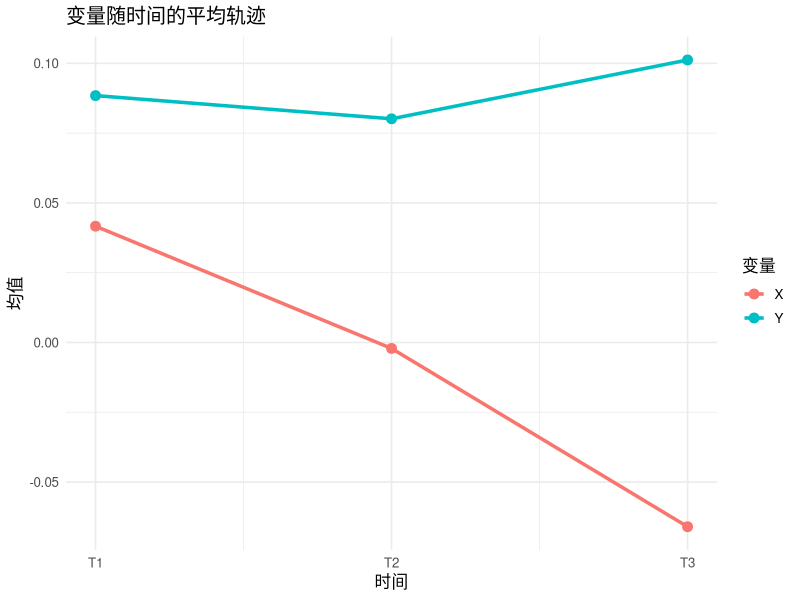

The R script that drew this image: (Note: this script raises an error after producing the figure.)
## ---- chunk 1
knitr::opts_chunk$set(
  echo = TRUE,
  warning = FALSE,
  message = FALSE,
  fig.width = 8,
  fig.height = 5,
  dpi = 150,
  out.width = "100%",
  fig.path = "figure/1097-clpm-"
)
## ---- chunk 2
set.seed(2026)

n <- 300

x1 <- rnorm(n, 0, 1)
y1 <- 0.4 * x1 + rnorm(n, 0, 1)

x2 <- 0.6 * x1 + 0.2 * y1 + rnorm(n, 0, 1)
y2 <- 0.6 * y1 + 0.3 * x1 + rnorm(n, 0, 1)

x3 <- 0.6 * x2 + 0.2 * y2 + rnorm(n, 0, 1)
y3 <- 0.6 * y2 + 0.3 * x2 + rnorm(n, 0, 1)

panel_data <- data.frame(
  id = 1:n,
  x1 = x1, x2 = x2, x3 = x3,
  y1 = y1, y2 = y2, y3 = y3
)

head(panel_data)
## ---- chunk 3
library(ggplot2)

trend_data <- data.frame(
  time = rep(1:3, 2),
  variable = rep(c("X", "Y"), each = 3),
  mean_value = c(
    mean(panel_data$x1), mean(panel_data$x2), mean(panel_data$x3),
    mean(panel_data$y1), mean(panel_data$y2), mean(panel_data$y3)
  )
)

ggplot(trend_data, aes(x = time, y = mean_value, color = variable)) +
  geom_line(linewidth = 1.2) +
  geom_point(size = 3) +
  scale_x_continuous(breaks = 1:3, labels = c("T1", "T2", "T3")) +
  labs(
    title = "变量随时间的平均轨迹",
    x = "时间",
    y = "均值",
    color = "变量"
  ) +
  theme_minimal(base_size = 12)
## ---- chunk 4
clpm_model <- "
  # 自回归路径
  x2 ~ a1*x1
  x3 ~ a2*x2
  y2 ~ b1*y1
  y3 ~ b2*y2

  # 交叉滞后路径
  x2 ~ c1*y1
  x3 ~ c2*y2
  y2 ~ d1*x1
  y3 ~ d2*x2

  # 同期相关
  x1 ~~ y1
  x2 ~~ y2
  x3 ~~ y3
"
## ---- chunk 5
if (!requireNamespace("lavaan", quietly = TRUE)) {
  message("请先安装 lavaan 包: install.packages('lavaan')")
} else {
  fit <- lavaan::sem(clpm_model, data = panel_data, meanstructure = TRUE)

  summary(fit, standardized = TRUE, fit.measures = TRUE)
}
## ---- chunk 6
if (requireNamespace("lavaan", quietly = TRUE)) {
  lavaan::fitMeasures(fit, c("cfi", "tli", "rmsea", "srmr"))
}
